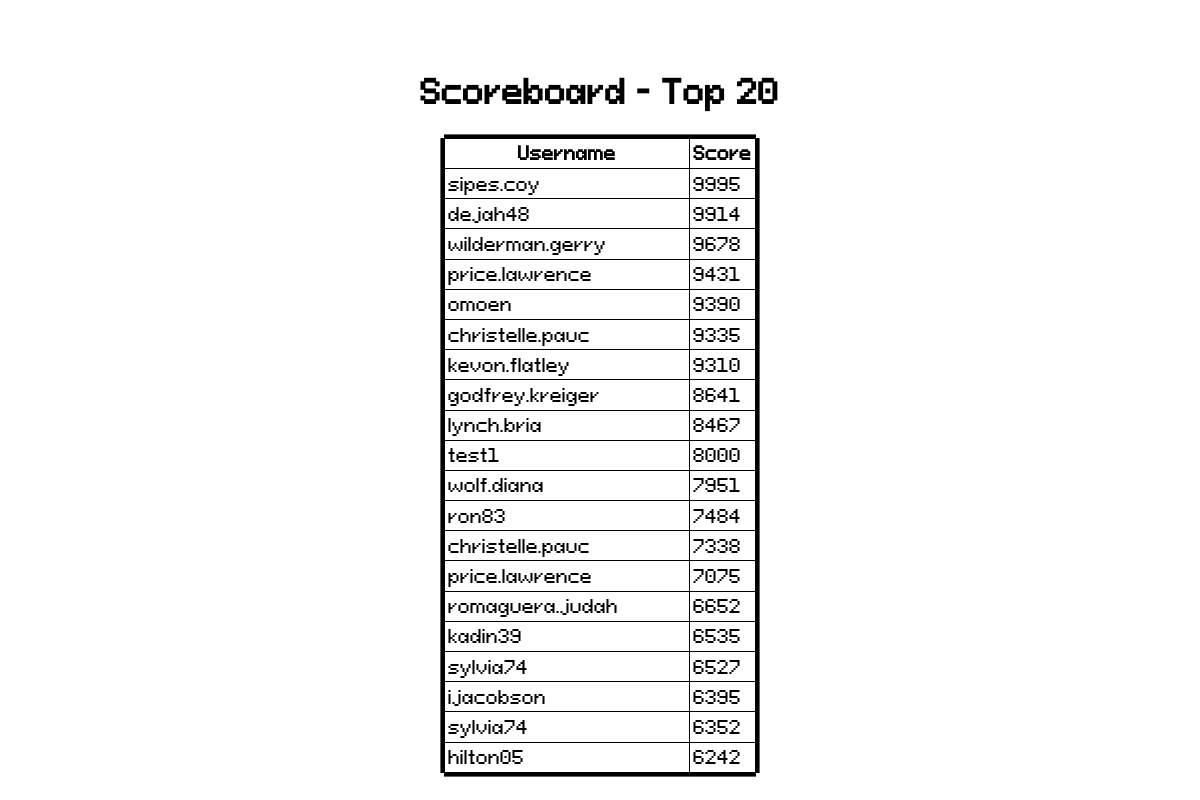
Page /scoreboard.php on the committed database.
### tables this page shows
CREATE TABLE `scores` (
  `id` int(11) NOT NULL AUTO_INCREMENT,
  `user_id` int(11) DEFAULT NULL,
  `score` int(11) NOT NULL,
  PRIMARY KEY (`id`),
  KEY `fk_user` (`user_id`),
  CONSTRAINT `fk_user` FOREIGN KEY (`user_id`) REFERENCES `users` (`id`)
);

CREATE TABLE `users` (
  `id` int(11) NOT NULL AUTO_INCREMENT,
  `username` varchar(15) NOT NULL,
  `password` char(64) NOT NULL,
  `email` varchar(30) NOT NULL,
  `verified` enum('yes','no') DEFAULT 'no',
  PRIMARY KEY (`id`),
  UNIQUE KEY `username` (`username`),
  UNIQUE KEY `email` (`email`)
);

### public/scoreboard.php (the view, shortened to what this page needs)
<!DOCTYPE html>
<html>
<head>
<link href="./css/style.css" rel="stylesheet"/>
</head>
<body>
<h1>Scoreboard - Top 20</h1>
<table>
    <thead>
        <th>Username</th>
        <th>Score</th>
    </thead>
<?php
    include "../src/db.php";
    $result = $conn->query("
        SELECT u.id, u.username, s.score FROM
            scores s LEFT JOIN users u
            ON s.user_id = u.id
            ORDER BY score DESC
            LIMIT 20;
        ");
    $rows = $result->fetch_all(MYSQLI_ASSOC);
    foreach ($rows as $row) {
        if (isset($_SESSION["id"]) && $_SESSION["id"] == $row["id"]) {
            echo "<tr class=\"highlight\">";
        } else {
            echo "<tr>";
        }
        $username = $row["username"];
        $score = $row["score"];
        echo "<td>$username</td><td>$score</td></tr>";
    }
?>
</table>
</body>
</html>

### public/css/style.css (style rules this page uses)
body { font-family: "Pixeloid"; -webkit-font-smoothing: none; margin: 0; width: 100vw; display: flex; flex-direction: column; align-items: center; overflow: hidden; }
button, input, table { all: unset; margin: 0.15em; padding: 0.1em; padding-left: 0.7em; padding-right: 0.7em; box-shadow: min(-2px, -0.1em) 0 0 0 black, max(2px, 0.1em) 0 0 0 black, 0 min(-2px, -0.1em) 0 0 black, 0 max(2px, 0.1em) 0 0 black; }
table { padding: 0; }

### public/scoreboard.php (style rules this page uses)
body { overflow-y: visible; }
h1 { margin-top: calc(2rem + 5vh); }

### rows in the picture
scores: user.username "sipes.coy", score "9995"
scores: user.username "dejah48", score "9914"
scores: user.username "wilderman.gerry", score "9678"
scores: user.username "price.lawrence", score "9431"
scores: user.username "omoen", score "9390"
scores: user.username "christelle.pauc", score "9335"
scores: user.username "kevon.flatley", score "9310"
scores: user.username "godfrey.kreiger", score "8641"
scores: user.username "lynch.bria", score "8467"
scores: user.username "test1", score "8000"
scores: user.username "wolf.diana", score "7951"
scores: user.username "ron83", score "7484"
scores: user.username "christelle.pauc", score "7338"
scores: user.username "price.lawrence", score "7075"
scores: user.username "romaguera.judah", score "6652"
scores: user.username "kadin39", score "6535"
scores: user.username "sylvia74", score "6527"
scores: user.username "ijacobson", score "6395"
scores: user.username "sylvia74", score "6352"
scores: user.username "hilton05", score "6242"
